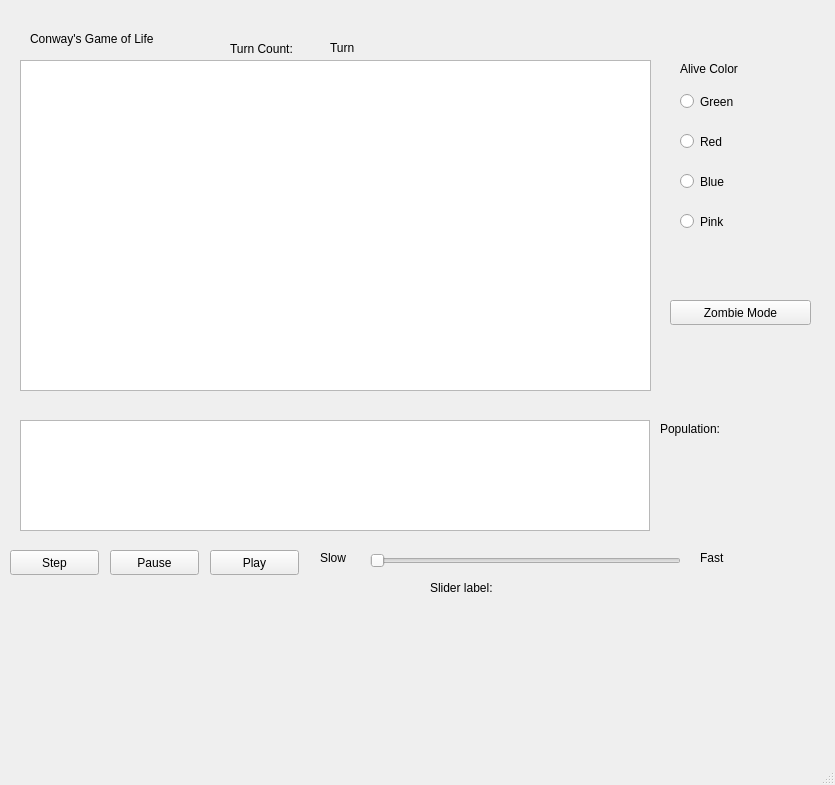
<?xml version="1.0" encoding="UTF-8"?>
<ui version="4.0">
 <class>MainWindow</class>
 <widget class="QMainWindow" name="MainWindow">
  <property name="geometry">
   <rect>
    <x>0</x>
    <y>0</y>
    <width>835</width>
    <height>785</height>
   </rect>
  </property>
  <property name="windowTitle">
   <string>MainWindow</string>
  </property>
  <widget class="QWidget" name="centralwidget">
   <widget class="QGraphicsView" name="graphicsView">
    <property name="geometry">
     <rect>
      <x>20</x>
      <y>60</y>
      <width>631</width>
      <height>331</height>
     </rect>
    </property>
    <property name="verticalScrollBarPolicy">
     <enum>Qt::ScrollBarAlwaysOff</enum>
    </property>
    <property name="horizontalScrollBarPolicy">
     <enum>Qt::ScrollBarAlwaysOff</enum>
    </property>
   </widget>
   <widget class="QSlider" name="horizontalSlider">
    <property name="geometry">
     <rect>
      <x>370</x>
      <y>550</y>
      <width>311</width>
      <height>22</height>
     </rect>
    </property>
    <property name="orientation">
     <enum>Qt::Horizontal</enum>
    </property>
   </widget>
   <widget class="QLabel" name="sliderLabel">
    <property name="geometry">
     <rect>
      <x>430</x>
      <y>580</y>
      <width>151</width>
      <height>16</height>
     </rect>
    </property>
    <property name="text">
     <string>Slider label:</string>
    </property>
   </widget>
   <widget class="QLabel" name="label">
    <property name="geometry">
     <rect>
      <x>30</x>
      <y>30</y>
      <width>181</width>
      <height>17</height>
     </rect>
    </property>
    <property name="text">
     <string>Conway's Game of Life</string>
    </property>
   </widget>
   <widget class="QRadioButton" name="red_Button">
    <property name="geometry">
     <rect>
      <x>680</x>
      <y>130</y>
      <width>112</width>
      <height>23</height>
     </rect>
    </property>
    <property name="text">
     <string>Red</string>
    </property>
   </widget>
   <widget class="QRadioButton" name="green_Button">
    <property name="geometry">
     <rect>
      <x>680</x>
      <y>90</y>
      <width>112</width>
      <height>23</height>
     </rect>
    </property>
    <property name="text">
     <string>Green</string>
    </property>
   </widget>
   <widget class="QRadioButton" name="blue_Button">
    <property name="geometry">
     <rect>
      <x>680</x>
      <y>170</y>
      <width>112</width>
      <height>23</height>
     </rect>
    </property>
    <property name="text">
     <string>Blue</string>
    </property>
   </widget>
   <widget class="QRadioButton" name="pink_Button">
    <property name="geometry">
     <rect>
      <x>680</x>
      <y>210</y>
      <width>112</width>
      <height>23</height>
     </rect>
    </property>
    <property name="text">
     <string>Pink</string>
    </property>
   </widget>
   <widget class="QLabel" name="label_2">
    <property name="geometry">
     <rect>
      <x>680</x>
      <y>60</y>
      <width>91</width>
      <height>17</height>
     </rect>
    </property>
    <property name="text">
     <string>Alive Color</string>
    </property>
   </widget>
   <widget class="QPushButton" name="step_Button">
    <property name="geometry">
     <rect>
      <x>10</x>
      <y>550</y>
      <width>89</width>
      <height>25</height>
     </rect>
    </property>
    <property name="text">
     <string>Step</string>
    </property>
   </widget>
   <widget class="QPushButton" name="pause_Button">
    <property name="geometry">
     <rect>
      <x>110</x>
      <y>550</y>
      <width>89</width>
      <height>25</height>
     </rect>
    </property>
    <property name="text">
     <string>Pause</string>
    </property>
   </widget>
   <widget class="QPushButton" name="play_Button">
    <property name="geometry">
     <rect>
      <x>210</x>
      <y>550</y>
      <width>89</width>
      <height>25</height>
     </rect>
    </property>
    <property name="text">
     <string>Play</string>
    </property>
   </widget>
   <widget class="QLabel" name="turnLabel">
    <property name="geometry">
     <rect>
      <x>330</x>
      <y>40</y>
      <width>151</width>
      <height>16</height>
     </rect>
    </property>
    <property name="text">
     <string>Turn </string>
    </property>
   </widget>
   <widget class="QLabel" name="sliderLabel_3">
    <property name="geometry">
     <rect>
      <x>320</x>
      <y>550</y>
      <width>41</width>
      <height>16</height>
     </rect>
    </property>
    <property name="text">
     <string>Slow</string>
    </property>
   </widget>
   <widget class="QLabel" name="sliderLabel_4">
    <property name="geometry">
     <rect>
      <x>700</x>
      <y>550</y>
      <width>151</width>
      <height>16</height>
     </rect>
    </property>
    <property name="text">
     <string>Fast</string>
    </property>
   </widget>
   <widget class="QLabel" name="label_3">
    <property name="geometry">
     <rect>
      <x>230</x>
      <y>40</y>
      <width>181</width>
      <height>17</height>
     </rect>
    </property>
    <property name="text">
     <string>Turn Count:</string>
    </property>
   </widget>
   <widget class="QGraphicsView" name="graph">
    <property name="geometry">
     <rect>
      <x>20</x>
      <y>420</y>
      <width>630</width>
      <height>111</height>
     </rect>
    </property>
    <property name="verticalScrollBarPolicy">
     <enum>Qt::ScrollBarAlwaysOff</enum>
    </property>
    <property name="horizontalScrollBarPolicy">
     <enum>Qt::ScrollBarAlwaysOff</enum>
    </property>
   </widget>
   <widget class="QLabel" name="populationLabel">
    <property name="geometry">
     <rect>
      <x>660</x>
      <y>420</y>
      <width>181</width>
      <height>17</height>
     </rect>
    </property>
    <property name="text">
     <string>Population: </string>
    </property>
   </widget>
   <widget class="QPushButton" name="zombieButton">
    <property name="geometry">
     <rect>
      <x>670</x>
      <y>300</y>
      <width>141</width>
      <height>25</height>
     </rect>
    </property>
    <property name="sizePolicy">
     <sizepolicy hsizetype="Expanding" vsizetype="Fixed">
      <horstretch>0</horstretch>
      <verstretch>0</verstretch>
     </sizepolicy>
    </property>
    <property name="text">
     <string>Zombie Mode</string>
    </property>
   </widget>
  </widget>
  <widget class="QMenuBar" name="menubar">
   <property name="geometry">
    <rect>
     <x>0</x>
     <y>0</y>
     <width>835</width>
     <height>22</height>
    </rect>
   </property>
  </widget>
  <widget class="QStatusBar" name="statusbar"/>
 </widget>
 <resources/>
 <connections/>
</ui>
